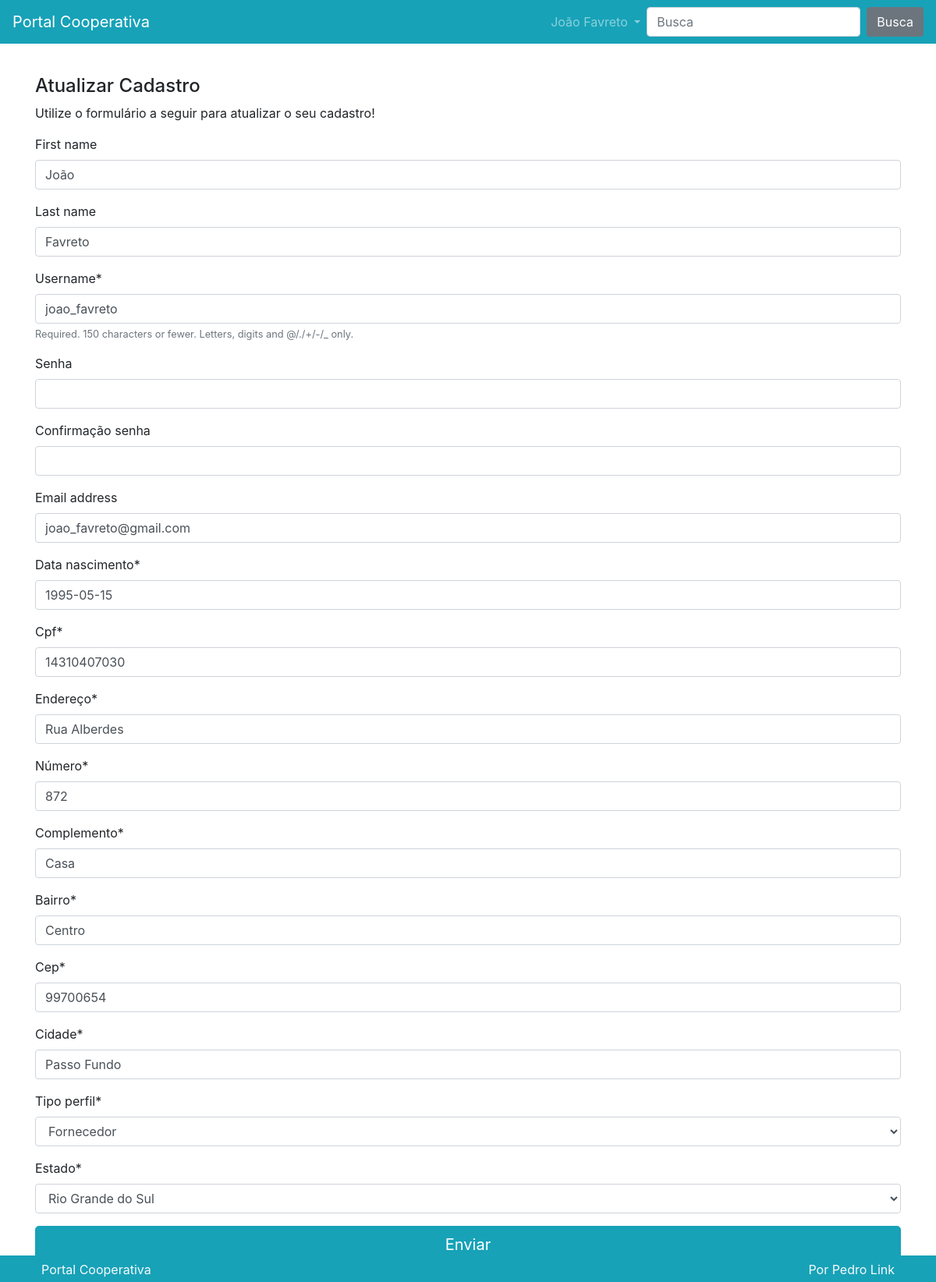
The page /perfil/ (signed in) on the database its author committed.
### perfil/models.py (models this page shows, shortened)
class Perfil(models.Model):
    usuario = models.OneToOneField(
        User, on_delete=models.CASCADE, verbose_name='Usuário')
    data_nascimento = models.DateField()
    cpf = models.CharField(max_length=11)
    endereco = models.CharField(max_length=50, verbose_name='Endereço')
    numero = models.CharField(max_length=5, verbose_name='Número')
    complemento = models.CharField(max_length=30)
    bairro = models.CharField(max_length=30)
    cep = models.CharField(max_length=8)
    cidade = models.CharField(max_length=30)
    tipo_perfil = models.CharField(
        max_length=1,
        default='Cliente',
        choices=(
            ('C', 'Cliente'),
            ('F', 'Fornecedor'),
        )
    )
    estado = models.CharField(
        max_length=2,
        default='SP',
        choices=(
            ('AC', 'Acre'),
            ('AL', 'Alagoas'),
            ('AP', 'Amapá'),
            ('AM', 'Amazonas'),
            ('BA', 'Bahia'),
            ('CE', 'Ceará'),
            ('DF', 'Distrito Federal'),
            ('ES', 'Espírito Santo'),
            ('GO', 'Goiás'),
            ('MA', 'Maranhão'),
            ('MT', 'Mato Grosso'),
            ('MS', 'Mato Grosso do Sul'),
            ('MG', 'Minas Gerais'),
            ('PA', 'Pará'),
            ('PB', 'Paraíba'),
            ('PR', 'Paraná'),
            ('PE', 'Pernambuco'),
            ('PI', 'Piauí'),
            ('RJ', 'Rio de Janeiro'),
            ('RN', 'Rio Grande do Norte'),
            ('RS', 'Rio Grande do Sul'),
            ('RO', 'Rondônia'),
            ('RR', 'Roraima'),
            ('SC', 'Santa Catarina'),
            ('SP', 'São Paulo'),
            ('SE', 'Sergipe'),
            ('TO', 'Tocantins'),
        )
    )
    class Meta:
        verbose_name = 'Perfil'
        verbose_name_plural = 'Perfis'

### perfil/views.py (the view)
# urls.py: path('', views.Criar.as_view(), name='criar'),
class Criar(BasePerfil):
    def post(self, *args, **kwargs):
        if not self.userform.is_valid() or not self.perfilform.is_valid():
            messages.error(
                self.request,
                'Existem erros no formulário de cadastro. Verifique se todos os campos foram preenchidos corretamente.'
            )
            return self.renderizar
        username = self.userform.cleaned_data.get('username')
        password = self.userform.cleaned_data.get('password')
        email = self.userform.cleaned_data.get('email')
        first_name = self.userform.cleaned_data.get('first_name')
        last_name = self.userform.cleaned_data.get('last_name')
        if self.request.user.is_authenticated:
            usuario = get_object_or_404(
                User, username=self.request.user.username)
            usuario.username = username
            if password:
                usuario.set_password(password)
            usuario.email = email
            usuario.first_name = first_name
            usuario.last_name = last_name
            usuario.save()
            if not self.perfil:
                self.perfilform.cleaned_data['usuario'] = usuario
                print(self.perfilform.cleaned_data)
                perfil = models.Perfil(**self.perfilform.cleaned_data)
                perfil.save()
            else:
                perfil = self.perfilform.save(commit=False)
                perfil.usuario = usuario
                perfil.save()
        else:
            usuario = self.userform.save(commit=False)
            usuario.set_password(password)
            usuario.save()
            perfil = self.perfilform.save(commit=False)
            perfil.usuario = usuario
            perfil.save()
        if password:
            autentica = authenticate(
                self.request,
                username=usuario,
                password=password
            )
            if autentica:
                login(self.request, user=usuario)
        self.request.session['carrinho'] = self.carrinho
        self.request.session.save()
        messages.success(
            self.request,
            'Dados preenchidos com sucesso!'
        )
        return redirect('produto:carrinho')

### perfil/forms.py (shortened to what this page needs)
class UserForm(forms.ModelForm):
    password = forms.CharField(
        required=False,
        widget=forms.PasswordInput(),
        label='Senha',
    )
    password2 = forms.CharField(
        required=False,
        widget=forms.PasswordInput(),
        label='Confirmação senha'
    )
    def __init__(self, usuario=None, *args, **kwargs):
        super().__init__(*args, **kwargs)
        self.usuario = usuario
    class Meta:
        model = User
        fields = ('first_name', 'last_name', 'username', 'password',
                  'password2', 'email')

class PerfilForm(forms.ModelForm):
    class Meta:
        model = models.Perfil
        fields = '__all__'
        exclude = ('usuario',)

### perfil/views.py (called while the page is built)
    def get(self, *args, **kwargs):
        return self.renderizar

### perfil/templates/perfil/atualizar.html (shortened to what this page needs)
{% extends 'perfil/criar.html' %}
{% block titulo_cadastro %}
<h4>Atualizar Cadastro</h4>
<p>Utilize o formulário a seguir para atualizar o seu cadastro!</p>
{% endblock %}

### perfil/templates/perfil/criar.html (shortened to what this page needs)
{% extends 'static/base.html' %}
{% load crispy_forms_tags %}
{% block conteudo %}
<div class="row">
    <div class="col-lg mt-3">
        {% block titulo_cadastro %}{% endblock %}
        <form method="POST" action="">
            {{userform|crispy}}
            {{perfilform|crispy}}
            <div class="row">
                <div class="col">
                    <button type="submit" class="btn btn-primary btn-block btn-lg">Enviar</button>
                </div>
            </div>
        </form>
    </div>
</div>
{% endblock %}

### templates/parciais/_nav.html (shortened to what this page needs)
{% load omfilters%}
<nav class="navbar navbar-dark bg-primary navbar-expand-lg">
    <a class="navbar-brand" href="{% url 'produto:lista' %}">Portal Cooperativa</a>
    <div class="collapse navbar-collapse" id="navbarSupportedContent">
        <ul class="navbar-nav ml-auto">
            {% if request.user.is_authenticated %}
            <li class="nav-item dropdown">
                <a class="nav-link dropdown-toggle" href="#" id="navbarDropdown" role="button" data-toggle="dropdown"
                    aria-haspopup="true" aria-expanded="false">
                    {% if request.user.first_name %}
                    {{request.user.first_name}} {{request.user.last_name}}
                    {% else %}
                    Meu Perfil
                    {% endif %}
                </a>
            </li>
            {% endif %}
        </ul>
        <form class="form-inline my-2 my-lg-0" method="GET" action="{% url 'produto:busca' %}">
            <input name="termo" value="{{request.GET.termo}}" class="form-control mr-sm-2" type="busca"
                placeholder="Busca" aria-label="Busca">
            <button class="btn btn-secondary my-2 my-sm-0" type="submit">Busca</button>
        </form>
    </div>
</nav>

### rows shown on the page
Perfil: data_nascimento "1995-05-15", cpf "14310407030", endereco "Rua Alberdes", numero "872", complemento "Casa", bairro "Centro", cep "99700654", cidade "Passo Fundo", tipo_perfil "Fornecedor", estado "Rio Grande do Sul"

### other values the page prints
{{ request.user.first_name }} "João"
{{ request.user.last_name }} "Favreto"
